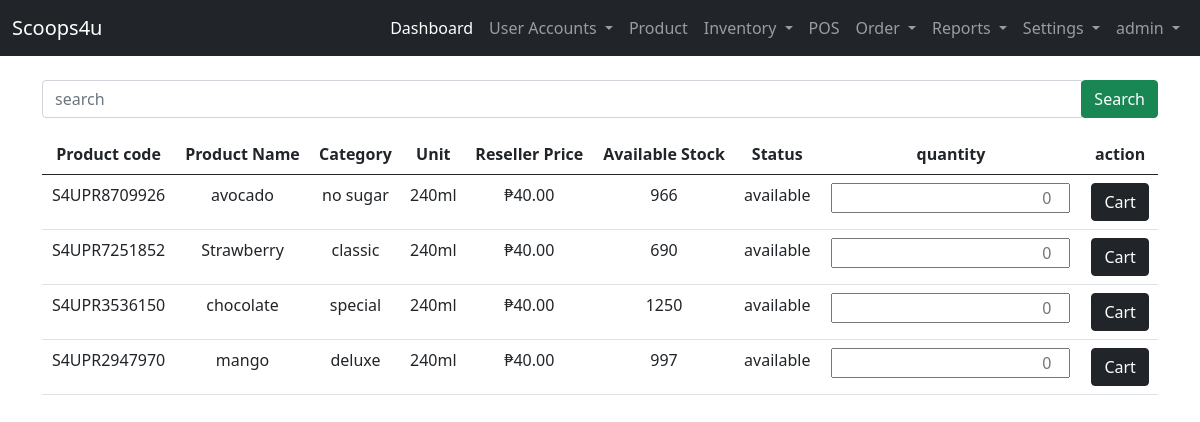
/reseller-site/cart/all-products/ (signed in), run on an earlier commit of the app's database.
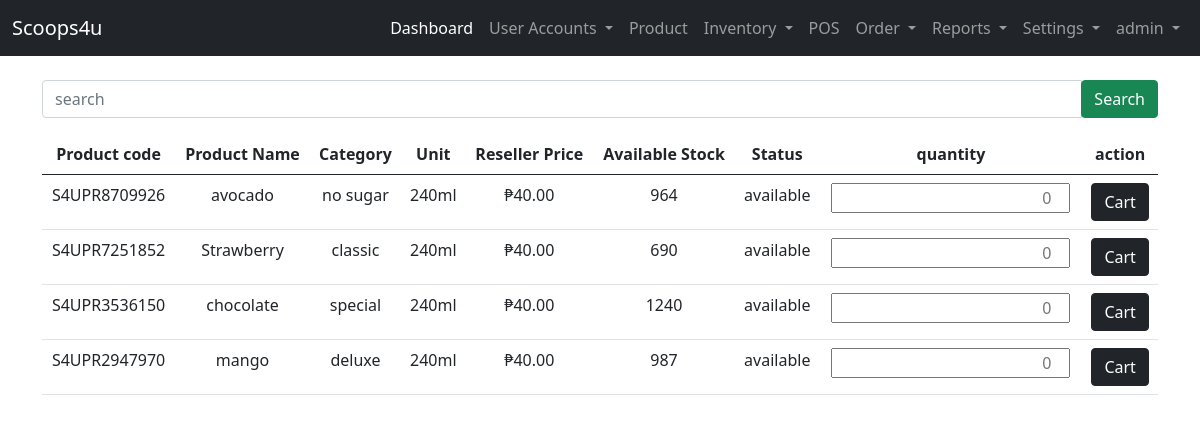
And on a later commit of the database.
### admin_site/models.py (models this page shows, shortened)
class Product(models.Model):
    STATUS = (("available","available"),("not available","not available"))
    product_code =  models.CharField(unique=True, max_length=200, verbose_name='Product Code')
    product_category =  models.CharField(max_length=200, verbose_name='Category')
    product_name=  models.CharField(max_length=200, verbose_name='Product Name')
    product_unit =  models.CharField(max_length=200, verbose_name='Unit')
    product_ResellerPrice =   models.BigIntegerField(null=True, verbose_name='Reseller Price')
    product_price =   models.BigIntegerField(null=True, verbose_name='Pos Price')
    product_stock =  models.BigIntegerField(null=True, verbose_name='Available Stock')
    product_status =  models.CharField(max_length=200, choices=STATUS, verbose_name='Status')

### reseller_site/views.py (the view)
# urls.py: path('cart/all-products/', views.all_products ,name='all_products'),
@login_required(login_url='landing_page:login')
def all_products(request):
    list_products = Product.objects.all()
    context = {'list_products':list_products}
    return render(request, 'reseller_site/cart/all-products.html', context)

### templates/reseller_site/cart/all-products.html (shortened to what this page needs)
{% extends 'admin_site/base.html' %}
{% block content %}
{% load humanize %}
<form action="{% url 'admin_site:search_product' %}" method="get" class="my-3 ">
    <div class="input-group">
        <input type="text" class="form-control" name="search" placeholder="search" required>
        <div class="input-group-append">
            <button class="btn btn-success">Search</button>
        </div>
    </div>
</form>
{% if list_products %}
<table class="table table-hover text-center">
    <thead>
        <tr>
            <th>Product code </th>
            <th>Product Name</th>
            <th>Category</th>
            <th>Unit</th>
            <th>Reseller Price</th>
            <th>Available Stock</th>
            <th>Status</th>
            <th>quantity</th>
            <th>action</th>
        </tr>
    </thead>
    <tbody>
        {% for list in list_products %}
        <tr>
            <td>{{ list.product_code }}</td>
            <td>{{ list.product_name }}</td>
            <td>{{ list.product_category }}</td>
            <td>{{ list.product_unit }}</td>
            <td>&#8369;{{ list.product_ResellerPrice|floatformat:2|intcomma  }}</td>
            <td>{{ list.product_stock }}</td>
            <td>{{ list.product_status }}</td>
        <form action="{% url 'reseller_site:cart_products' list.id %}" method="POST">
        <td><input type="number" name="quantity" style="text-align:right;" placeholder="0" required></td>
        <td><button class="btn btn-dark" type="submit" name="cart">Cart</button></td>
        </form>
        </tr>
        {% endfor %}
    </tbody>
</table>
{% endif %}
{% endblock content %}

What changed in the data, as far as the page shows it:
changed Product "S4UPR8709926": product_stock "966" → "964"
changed Product "S4UPR3536150": product_stock "1250" → "1240"
changed Product "S4UPR2947970": product_stock "997" → "987"
